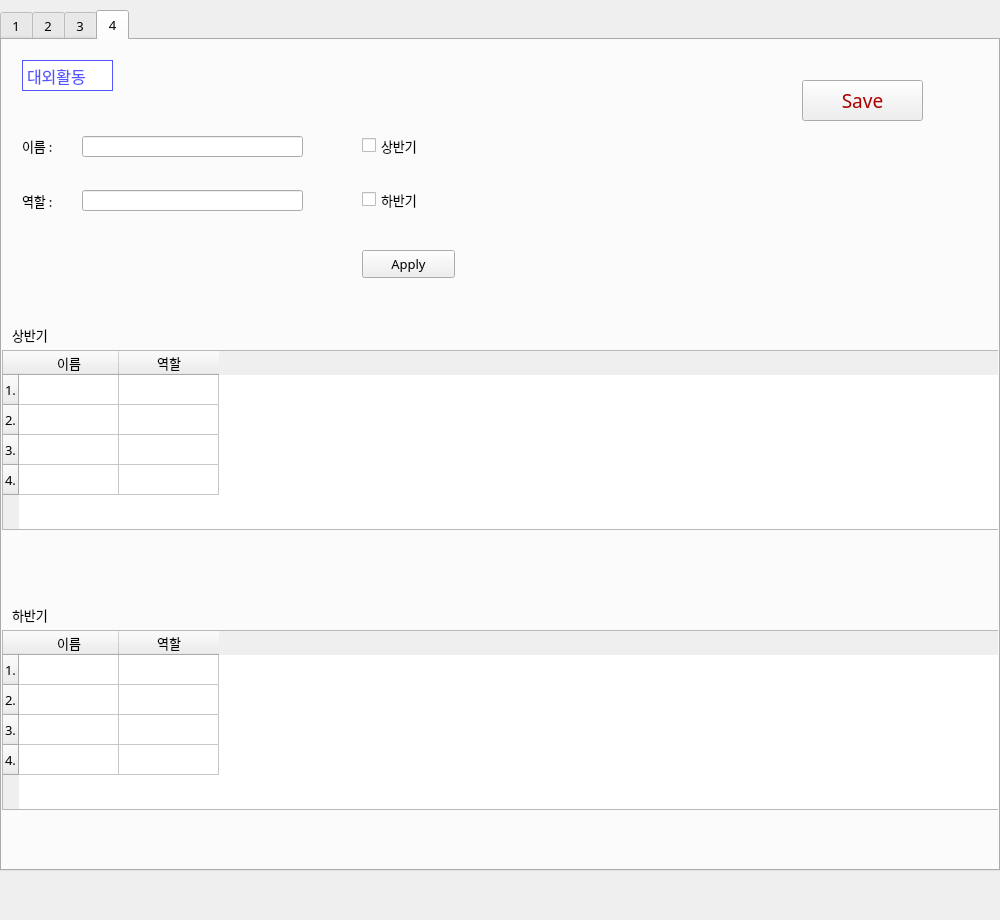
<?xml version="1.0" encoding="UTF-8"?>
<ui version="4.0">
 <class>extra</class>
 <widget class="QWidget" name="extra">
  <property name="geometry">
   <rect>
    <x>0</x>
    <y>0</y>
    <width>1000</width>
    <height>920</height>
   </rect>
  </property>
  <property name="windowTitle">
   <string>Form</string>
  </property>
  <widget class="QTabWidget" name="tabWidget">
   <property name="geometry">
    <rect>
     <x>0</x>
     <y>10</y>
     <width>1000</width>
     <height>861</height>
    </rect>
   </property>
   <property name="font">
    <font>
     <family>1훈점보맘보 B</family>
     <pointsize>10</pointsize>
    </font>
   </property>
   <property name="currentIndex">
    <number>3</number>
   </property>
   <widget class="QWidget" name="tab">
    <attribute name="title">
     <string>1</string>
    </attribute>
    <widget class="QLineEdit" name="lineEdit">
     <property name="geometry">
      <rect>
       <x>80</x>
       <y>96</y>
       <width>221</width>
       <height>21</height>
      </rect>
     </property>
    </widget>
    <widget class="QCheckBox" name="checkBox">
     <property name="geometry">
      <rect>
       <x>360</x>
       <y>96</y>
       <width>96</width>
       <height>19</height>
      </rect>
     </property>
     <property name="text">
      <string>상반기</string>
     </property>
    </widget>
    <widget class="QCheckBox" name="checkBox_2">
     <property name="geometry">
      <rect>
       <x>360</x>
       <y>150</y>
       <width>96</width>
       <height>19</height>
      </rect>
     </property>
     <property name="text">
      <string>하반기</string>
     </property>
    </widget>
    <widget class="QPushButton" name="pushButton">
     <property name="geometry">
      <rect>
       <x>360</x>
       <y>210</y>
       <width>93</width>
       <height>28</height>
      </rect>
     </property>
     <property name="text">
      <string>Apply</string>
     </property>
    </widget>
    <widget class="QTableWidget" name="tableWidget">
     <property name="geometry">
      <rect>
       <x>0</x>
       <y>310</y>
       <width>1000</width>
       <height>180</height>
      </rect>
     </property>
     <property name="autoScroll">
      <bool>false</bool>
     </property>
     <property name="editTriggers">
      <set>QAbstractItemView::NoEditTriggers</set>
     </property>
     <property name="dragDropOverwriteMode">
      <bool>false</bool>
     </property>
     <row>
      <property name="text">
       <string>1.</string>
      </property>
     </row>
     <row>
      <property name="text">
       <string>2.</string>
      </property>
     </row>
     <row>
      <property name="text">
       <string>3.</string>
      </property>
     </row>
     <row>
      <property name="text">
       <string>4.</string>
      </property>
     </row>
     <column>
      <property name="text">
       <string>이름</string>
      </property>
     </column>
     <column>
      <property name="text">
       <string>역할</string>
      </property>
     </column>
     <item row="0" column="0">
      <property name="text">
       <string/>
      </property>
     </item>
    </widget>
    <widget class="QTableWidget" name="tableWidget_2">
     <property name="geometry">
      <rect>
       <x>0</x>
       <y>590</y>
       <width>1000</width>
       <height>180</height>
      </rect>
     </property>
     <property name="autoScroll">
      <bool>false</bool>
     </property>
     <property name="editTriggers">
      <set>QAbstractItemView::NoEditTriggers</set>
     </property>
     <property name="dragDropOverwriteMode">
      <bool>false</bool>
     </property>
     <row>
      <property name="text">
       <string>1.</string>
      </property>
     </row>
     <row>
      <property name="text">
       <string>2.</string>
      </property>
     </row>
     <row>
      <property name="text">
       <string>3.</string>
      </property>
     </row>
     <row>
      <property name="text">
       <string>4.</string>
      </property>
     </row>
     <column>
      <property name="text">
       <string>이름</string>
      </property>
     </column>
     <column>
      <property name="text">
       <string>역할</string>
      </property>
     </column>
     <item row="0" column="0">
      <property name="text">
       <string/>
      </property>
     </item>
    </widget>
    <widget class="QLabel" name="label_3">
     <property name="geometry">
      <rect>
       <x>10</x>
       <y>284</y>
       <width>81</width>
       <height>21</height>
      </rect>
     </property>
     <property name="text">
      <string>상반기</string>
     </property>
    </widget>
    <widget class="QLabel" name="label_4">
     <property name="geometry">
      <rect>
       <x>10</x>
       <y>564</y>
       <width>71</width>
       <height>21</height>
      </rect>
     </property>
     <property name="text">
      <string>하반기</string>
     </property>
    </widget>
    <widget class="QLineEdit" name="lineEdit_2">
     <property name="geometry">
      <rect>
       <x>80</x>
       <y>150</y>
       <width>221</width>
       <height>21</height>
      </rect>
     </property>
    </widget>
    <widget class="QLabel" name="label_68">
     <property name="geometry">
      <rect>
       <x>20</x>
       <y>20</y>
       <width>91</width>
       <height>31</height>
      </rect>
     </property>
     <property name="font">
      <font>
       <family>1HoonJumbomambo</family>
       <pointsize>12</pointsize>
       <weight>50</weight>
       <italic>false</italic>
       <bold>false</bold>
      </font>
     </property>
     <property name="styleSheet">
      <string notr="true">color: rgb(85, 85, 255);
background-color: rgb(255, 255, 255);
font: 12pt &quot;1HoonJumbomambo&quot;;</string>
     </property>
     <property name="frameShape">
      <enum>QFrame::Box</enum>
     </property>
     <property name="text">
      <string>대외활동</string>
     </property>
    </widget>
    <widget class="QLabel" name="label_37">
     <property name="geometry">
      <rect>
       <x>20</x>
       <y>90</y>
       <width>71</width>
       <height>31</height>
      </rect>
     </property>
     <property name="styleSheet">
      <string notr="true">font: 10pt &quot;1훈점보맘보 B&quot;;</string>
     </property>
     <property name="text">
      <string>이름 : </string>
     </property>
    </widget>
    <widget class="QPushButton" name="pushButton_2">
     <property name="geometry">
      <rect>
       <x>800</x>
       <y>40</y>
       <width>121</width>
       <height>41</height>
      </rect>
     </property>
     <property name="font">
      <font>
       <family>1HoonJumbomambo</family>
       <pointsize>14</pointsize>
       <weight>50</weight>
       <bold>false</bold>
      </font>
     </property>
     <property name="styleSheet">
      <string notr="true">color: rgb(170, 0, 0);</string>
     </property>
     <property name="text">
      <string>Save</string>
     </property>
    </widget>
    <widget class="QLabel" name="label_38">
     <property name="geometry">
      <rect>
       <x>20</x>
       <y>150</y>
       <width>51</width>
       <height>21</height>
      </rect>
     </property>
     <property name="text">
      <string>역할 : </string>
     </property>
    </widget>
   </widget>
   <widget class="QWidget" name="tab_2">
    <attribute name="title">
     <string>2</string>
    </attribute>
    <widget class="QTableWidget" name="table2_2">
     <property name="geometry">
      <rect>
       <x>0</x>
       <y>590</y>
       <width>1000</width>
       <height>180</height>
      </rect>
     </property>
     <property name="autoScroll">
      <bool>false</bool>
     </property>
     <property name="editTriggers">
      <set>QAbstractItemView::NoEditTriggers</set>
     </property>
     <property name="dragDropOverwriteMode">
      <bool>false</bool>
     </property>
     <row>
      <property name="text">
       <string>1.</string>
      </property>
     </row>
     <row>
      <property name="text">
       <string>2.</string>
      </property>
     </row>
     <row>
      <property name="text">
       <string>3.</string>
      </property>
     </row>
     <row>
      <property name="text">
       <string>4.</string>
      </property>
     </row>
     <column>
      <property name="text">
       <string>이름</string>
      </property>
     </column>
     <column>
      <property name="text">
       <string>역할</string>
      </property>
     </column>
     <item row="0" column="0">
      <property name="text">
       <string/>
      </property>
     </item>
    </widget>
    <widget class="QLabel" name="label_6">
     <property name="geometry">
      <rect>
       <x>10</x>
       <y>284</y>
       <width>71</width>
       <height>21</height>
      </rect>
     </property>
     <property name="text">
      <string>상반기</string>
     </property>
    </widget>
    <widget class="QCheckBox" name="check2_1">
     <property name="geometry">
      <rect>
       <x>360</x>
       <y>96</y>
       <width>96</width>
       <height>19</height>
      </rect>
     </property>
     <property name="text">
      <string>상반기</string>
     </property>
    </widget>
    <widget class="QLineEdit" name="role2">
     <property name="geometry">
      <rect>
       <x>80</x>
       <y>150</y>
       <width>221</width>
       <height>21</height>
      </rect>
     </property>
    </widget>
    <widget class="QLabel" name="label_8">
     <property name="geometry">
      <rect>
       <x>10</x>
       <y>564</y>
       <width>71</width>
       <height>21</height>
      </rect>
     </property>
     <property name="text">
      <string>하반기</string>
     </property>
    </widget>
    <widget class="QCheckBox" name="check2_2">
     <property name="geometry">
      <rect>
       <x>360</x>
       <y>150</y>
       <width>96</width>
       <height>19</height>
      </rect>
     </property>
     <property name="text">
      <string>하반기</string>
     </property>
    </widget>
    <widget class="QPushButton" name="apply2">
     <property name="geometry">
      <rect>
       <x>360</x>
       <y>210</y>
       <width>93</width>
       <height>28</height>
      </rect>
     </property>
     <property name="text">
      <string>Apply</string>
     </property>
    </widget>
    <widget class="QTableWidget" name="table2_1">
     <property name="geometry">
      <rect>
       <x>0</x>
       <y>310</y>
       <width>1000</width>
       <height>180</height>
      </rect>
     </property>
     <property name="autoScroll">
      <bool>false</bool>
     </property>
     <property name="editTriggers">
      <set>QAbstractItemView::NoEditTriggers</set>
     </property>
     <property name="dragDropOverwriteMode">
      <bool>false</bool>
     </property>
     <row>
      <property name="text">
       <string>1.</string>
      </property>
     </row>
     <row>
      <property name="text">
       <string>2.</string>
      </property>
     </row>
     <row>
      <property name="text">
       <string>3.</string>
      </property>
     </row>
     <row>
      <property name="text">
       <string>4.</string>
      </property>
     </row>
     <column>
      <property name="text">
       <string>이름</string>
      </property>
     </column>
     <column>
      <property name="text">
       <string>역할</string>
      </property>
     </column>
     <item row="0" column="0">
      <property name="text">
       <string/>
      </property>
     </item>
    </widget>
    <widget class="QLineEdit" name="name2">
     <property name="geometry">
      <rect>
       <x>80</x>
       <y>96</y>
       <width>221</width>
       <height>21</height>
      </rect>
     </property>
    </widget>
    <widget class="QLabel" name="label_69">
     <property name="geometry">
      <rect>
       <x>20</x>
       <y>20</y>
       <width>91</width>
       <height>31</height>
      </rect>
     </property>
     <property name="font">
      <font>
       <family>1HoonJumbomambo</family>
       <pointsize>12</pointsize>
       <weight>50</weight>
       <italic>false</italic>
       <bold>false</bold>
      </font>
     </property>
     <property name="styleSheet">
      <string notr="true">color: rgb(85, 85, 255);
background-color: rgb(255, 255, 255);
font: 12pt &quot;1HoonJumbomambo&quot;;</string>
     </property>
     <property name="frameShape">
      <enum>QFrame::Box</enum>
     </property>
     <property name="text">
      <string>대외활동</string>
     </property>
    </widget>
    <widget class="QLabel" name="label_35">
     <property name="geometry">
      <rect>
       <x>20</x>
       <y>90</y>
       <width>71</width>
       <height>31</height>
      </rect>
     </property>
     <property name="styleSheet">
      <string notr="true">font: 10pt &quot;1훈점보맘보 B&quot;;</string>
     </property>
     <property name="text">
      <string>이름 : </string>
     </property>
    </widget>
    <widget class="QPushButton" name="pushButton_4">
     <property name="geometry">
      <rect>
       <x>800</x>
       <y>40</y>
       <width>121</width>
       <height>41</height>
      </rect>
     </property>
     <property name="font">
      <font>
       <family>1HoonJumbomambo</family>
       <pointsize>14</pointsize>
       <weight>50</weight>
       <bold>false</bold>
      </font>
     </property>
     <property name="styleSheet">
      <string notr="true">color: rgb(170, 0, 0);</string>
     </property>
     <property name="text">
      <string>Save</string>
     </property>
    </widget>
    <widget class="QLabel" name="label_36">
     <property name="geometry">
      <rect>
       <x>20</x>
       <y>150</y>
       <width>51</width>
       <height>21</height>
      </rect>
     </property>
     <property name="text">
      <string>역할 : </string>
     </property>
    </widget>
   </widget>
   <widget class="QWidget" name="tab_3">
    <attribute name="title">
     <string>3</string>
    </attribute>
    <widget class="QLineEdit" name="role3">
     <property name="geometry">
      <rect>
       <x>80</x>
       <y>150</y>
       <width>221</width>
       <height>21</height>
      </rect>
     </property>
    </widget>
    <widget class="QLabel" name="label_13">
     <property name="geometry">
      <rect>
       <x>10</x>
       <y>564</y>
       <width>81</width>
       <height>21</height>
      </rect>
     </property>
     <property name="text">
      <string>하반기</string>
     </property>
    </widget>
    <widget class="QLineEdit" name="name3">
     <property name="geometry">
      <rect>
       <x>80</x>
       <y>96</y>
       <width>221</width>
       <height>21</height>
      </rect>
     </property>
    </widget>
    <widget class="QCheckBox" name="check3_2">
     <property name="geometry">
      <rect>
       <x>360</x>
       <y>150</y>
       <width>96</width>
       <height>19</height>
      </rect>
     </property>
     <property name="text">
      <string>하반기</string>
     </property>
    </widget>
    <widget class="QLabel" name="label_11">
     <property name="geometry">
      <rect>
       <x>10</x>
       <y>284</y>
       <width>71</width>
       <height>21</height>
      </rect>
     </property>
     <property name="text">
      <string>상반기</string>
     </property>
    </widget>
    <widget class="QTableWidget" name="table3_2">
     <property name="geometry">
      <rect>
       <x>0</x>
       <y>590</y>
       <width>1000</width>
       <height>180</height>
      </rect>
     </property>
     <property name="autoScroll">
      <bool>false</bool>
     </property>
     <property name="editTriggers">
      <set>QAbstractItemView::NoEditTriggers</set>
     </property>
     <property name="dragDropOverwriteMode">
      <bool>false</bool>
     </property>
     <row>
      <property name="text">
       <string>1.</string>
      </property>
     </row>
     <row>
      <property name="text">
       <string>2.</string>
      </property>
     </row>
     <row>
      <property name="text">
       <string>3.</string>
      </property>
     </row>
     <row>
      <property name="text">
       <string>4.</string>
      </property>
     </row>
     <column>
      <property name="text">
       <string>이름</string>
      </property>
     </column>
     <column>
      <property name="text">
       <string>역할</string>
      </property>
     </column>
     <item row="0" column="0">
      <property name="text">
       <string/>
      </property>
     </item>
    </widget>
    <widget class="QCheckBox" name="check3_1">
     <property name="geometry">
      <rect>
       <x>360</x>
       <y>96</y>
       <width>96</width>
       <height>19</height>
      </rect>
     </property>
     <property name="text">
      <string>상반기</string>
     </property>
    </widget>
    <widget class="QPushButton" name="apply3">
     <property name="geometry">
      <rect>
       <x>360</x>
       <y>210</y>
       <width>93</width>
       <height>28</height>
      </rect>
     </property>
     <property name="text">
      <string>Apply</string>
     </property>
    </widget>
    <widget class="QTableWidget" name="table3_1">
     <property name="geometry">
      <rect>
       <x>0</x>
       <y>310</y>
       <width>1000</width>
       <height>180</height>
      </rect>
     </property>
     <property name="autoScroll">
      <bool>false</bool>
     </property>
     <property name="editTriggers">
      <set>QAbstractItemView::NoEditTriggers</set>
     </property>
     <property name="dragDropOverwriteMode">
      <bool>false</bool>
     </property>
     <row>
      <property name="text">
       <string>1.</string>
      </property>
     </row>
     <row>
      <property name="text">
       <string>2.</string>
      </property>
     </row>
     <row>
      <property name="text">
       <string>3.</string>
      </property>
     </row>
     <row>
      <property name="text">
       <string>4.</string>
      </property>
     </row>
     <column>
      <property name="text">
       <string>이름</string>
      </property>
     </column>
     <column>
      <property name="text">
       <string>역할</string>
      </property>
     </column>
     <item row="0" column="0">
      <property name="text">
       <string/>
      </property>
     </item>
    </widget>
    <widget class="QLabel" name="label_70">
     <property name="geometry">
      <rect>
       <x>20</x>
       <y>20</y>
       <width>91</width>
       <height>31</height>
      </rect>
     </property>
     <property name="font">
      <font>
       <family>1HoonJumbomambo</family>
       <pointsize>12</pointsize>
       <weight>50</weight>
       <italic>false</italic>
       <bold>false</bold>
      </font>
     </property>
     <property name="styleSheet">
      <string notr="true">color: rgb(85, 85, 255);
background-color: rgb(255, 255, 255);
font: 12pt &quot;1HoonJumbomambo&quot;;</string>
     </property>
     <property name="frameShape">
      <enum>QFrame::Box</enum>
     </property>
     <property name="text">
      <string>대외활동</string>
     </property>
    </widget>
    <widget class="QLabel" name="label_33">
     <property name="geometry">
      <rect>
       <x>20</x>
       <y>90</y>
       <width>71</width>
       <height>31</height>
      </rect>
     </property>
     <property name="styleSheet">
      <string notr="true">font: 10pt &quot;1훈점보맘보 B&quot;;</string>
     </property>
     <property name="text">
      <string>이름 : </string>
     </property>
    </widget>
    <widget class="QPushButton" name="pushButton_5">
     <property name="geometry">
      <rect>
       <x>800</x>
       <y>40</y>
       <width>121</width>
       <height>41</height>
      </rect>
     </property>
     <property name="font">
      <font>
       <family>1HoonJumbomambo</family>
       <pointsize>14</pointsize>
       <weight>50</weight>
       <bold>false</bold>
      </font>
     </property>
     <property name="styleSheet">
      <string notr="true">color: rgb(170, 0, 0);</string>
     </property>
     <property name="text">
      <string>Save</string>
     </property>
    </widget>
    <widget class="QLabel" name="label_34">
     <property name="geometry">
      <rect>
       <x>20</x>
       <y>150</y>
       <width>51</width>
       <height>21</height>
      </rect>
     </property>
     <property name="text">
      <string>역할 : </string>
     </property>
    </widget>
   </widget>
   <widget class="QWidget" name="tab_4">
    <attribute name="title">
     <string>4</string>
    </attribute>
    <widget class="QTableWidget" name="table4_2">
     <property name="geometry">
      <rect>
       <x>0</x>
       <y>590</y>
       <width>1000</width>
       <height>180</height>
      </rect>
     </property>
     <property name="autoScroll">
      <bool>false</bool>
     </property>
     <property name="editTriggers">
      <set>QAbstractItemView::NoEditTriggers</set>
     </property>
     <property name="dragDropOverwriteMode">
      <bool>false</bool>
     </property>
     <row>
      <property name="text">
       <string>1.</string>
      </property>
     </row>
     <row>
      <property name="text">
       <string>2.</string>
      </property>
     </row>
     <row>
      <property name="text">
       <string>3.</string>
      </property>
     </row>
     <row>
      <property name="text">
       <string>4.</string>
      </property>
     </row>
     <column>
      <property name="text">
       <string>이름</string>
      </property>
     </column>
     <column>
      <property name="text">
       <string>역할</string>
      </property>
     </column>
     <item row="0" column="0">
      <property name="text">
       <string/>
      </property>
     </item>
    </widget>
    <widget class="QPushButton" name="apply4">
     <property name="geometry">
      <rect>
       <x>360</x>
       <y>210</y>
       <width>93</width>
       <height>28</height>
      </rect>
     </property>
     <property name="text">
      <string>Apply</string>
     </property>
    </widget>
    <widget class="QLineEdit" name="role4">
     <property name="geometry">
      <rect>
       <x>80</x>
       <y>150</y>
       <width>221</width>
       <height>21</height>
      </rect>
     </property>
    </widget>
    <widget class="QCheckBox" name="check4_1">
     <property name="geometry">
      <rect>
       <x>360</x>
       <y>96</y>
       <width>96</width>
       <height>19</height>
      </rect>
     </property>
     <property name="text">
      <string>상반기</string>
     </property>
    </widget>
    <widget class="QLabel" name="label_18">
     <property name="geometry">
      <rect>
       <x>10</x>
       <y>565</y>
       <width>71</width>
       <height>20</height>
      </rect>
     </property>
     <property name="text">
      <string>하반기</string>
     </property>
    </widget>
    <widget class="QLineEdit" name="name4">
     <property name="geometry">
      <rect>
       <x>80</x>
       <y>96</y>
       <width>221</width>
       <height>21</height>
      </rect>
     </property>
    </widget>
    <widget class="QTableWidget" name="table4_1">
     <property name="geometry">
      <rect>
       <x>0</x>
       <y>310</y>
       <width>1000</width>
       <height>180</height>
      </rect>
     </property>
     <property name="autoScroll">
      <bool>false</bool>
     </property>
     <property name="editTriggers">
      <set>QAbstractItemView::NoEditTriggers</set>
     </property>
     <property name="dragDropOverwriteMode">
      <bool>false</bool>
     </property>
     <row>
      <property name="text">
       <string>1.</string>
      </property>
     </row>
     <row>
      <property name="text">
       <string>2.</string>
      </property>
     </row>
     <row>
      <property name="text">
       <string>3.</string>
      </property>
     </row>
     <row>
      <property name="text">
       <string>4.</string>
      </property>
     </row>
     <column>
      <property name="text">
       <string>이름</string>
      </property>
     </column>
     <column>
      <property name="text">
       <string>역할</string>
      </property>
     </column>
     <item row="0" column="0">
      <property name="text">
       <string/>
      </property>
     </item>
    </widget>
    <widget class="QLabel" name="label_16">
     <property name="geometry">
      <rect>
       <x>10</x>
       <y>284</y>
       <width>81</width>
       <height>21</height>
      </rect>
     </property>
     <property name="text">
      <string>상반기</string>
     </property>
    </widget>
    <widget class="QCheckBox" name="check4_2">
     <property name="geometry">
      <rect>
       <x>360</x>
       <y>150</y>
       <width>96</width>
       <height>19</height>
      </rect>
     </property>
     <property name="text">
      <string>하반기</string>
     </property>
    </widget>
    <widget class="QLabel" name="label_71">
     <property name="geometry">
      <rect>
       <x>20</x>
       <y>20</y>
       <width>91</width>
       <height>31</height>
      </rect>
     </property>
     <property name="font">
      <font>
       <family>1HoonJumbomambo</family>
       <pointsize>12</pointsize>
       <weight>50</weight>
       <italic>false</italic>
       <bold>false</bold>
      </font>
     </property>
     <property name="styleSheet">
      <string notr="true">color: rgb(85, 85, 255);
background-color: rgb(255, 255, 255);
font: 12pt &quot;1HoonJumbomambo&quot;;</string>
     </property>
     <property name="frameShape">
      <enum>QFrame::Box</enum>
     </property>
     <property name="text">
      <string>대외활동</string>
     </property>
    </widget>
    <widget class="QLabel" name="label_32">
     <property name="geometry">
      <rect>
       <x>20</x>
       <y>90</y>
       <width>71</width>
       <height>31</height>
      </rect>
     </property>
     <property name="styleSheet">
      <string notr="true">font: 10pt &quot;1훈점보맘보 B&quot;;</string>
     </property>
     <property name="text">
      <string>이름 : </string>
     </property>
    </widget>
    <widget class="QPushButton" name="pushButton_6">
     <property name="geometry">
      <rect>
       <x>800</x>
       <y>40</y>
       <width>121</width>
       <height>41</height>
      </rect>
     </property>
     <property name="font">
      <font>
       <family>1HoonJumbomambo</family>
       <pointsize>14</pointsize>
       <weight>50</weight>
       <bold>false</bold>
      </font>
     </property>
     <property name="styleSheet">
      <string notr="true">color: rgb(170, 0, 0);</string>
     </property>
     <property name="text">
      <string>Save</string>
     </property>
    </widget>
    <widget class="QLabel" name="label_31">
     <property name="geometry">
      <rect>
       <x>20</x>
       <y>150</y>
       <width>51</width>
       <height>21</height>
      </rect>
     </property>
     <property name="text">
      <string>역할 : </string>
     </property>
    </widget>
   </widget>
  </widget>
 </widget>
 <resources/>
 <connections/>
</ui>
